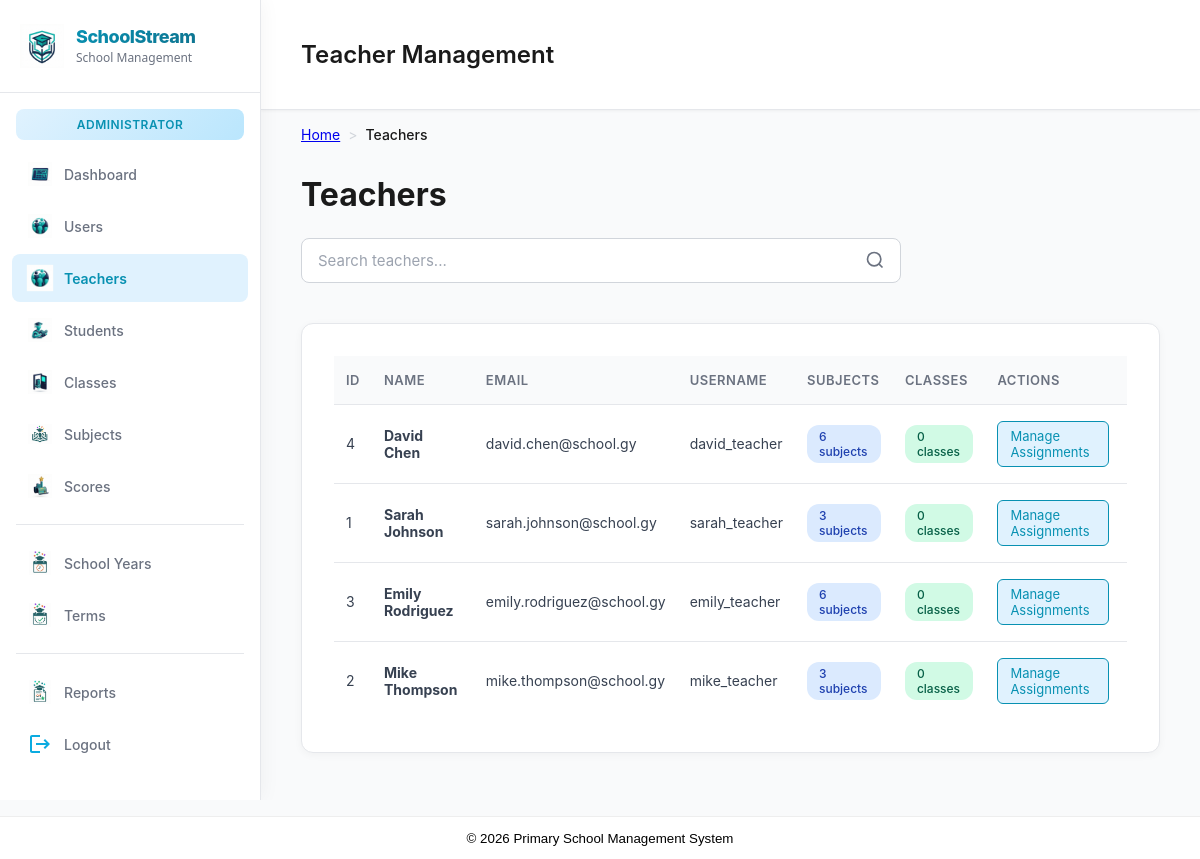
Before: /views/teachers/teacher_list.php (signed in) with the older database file.
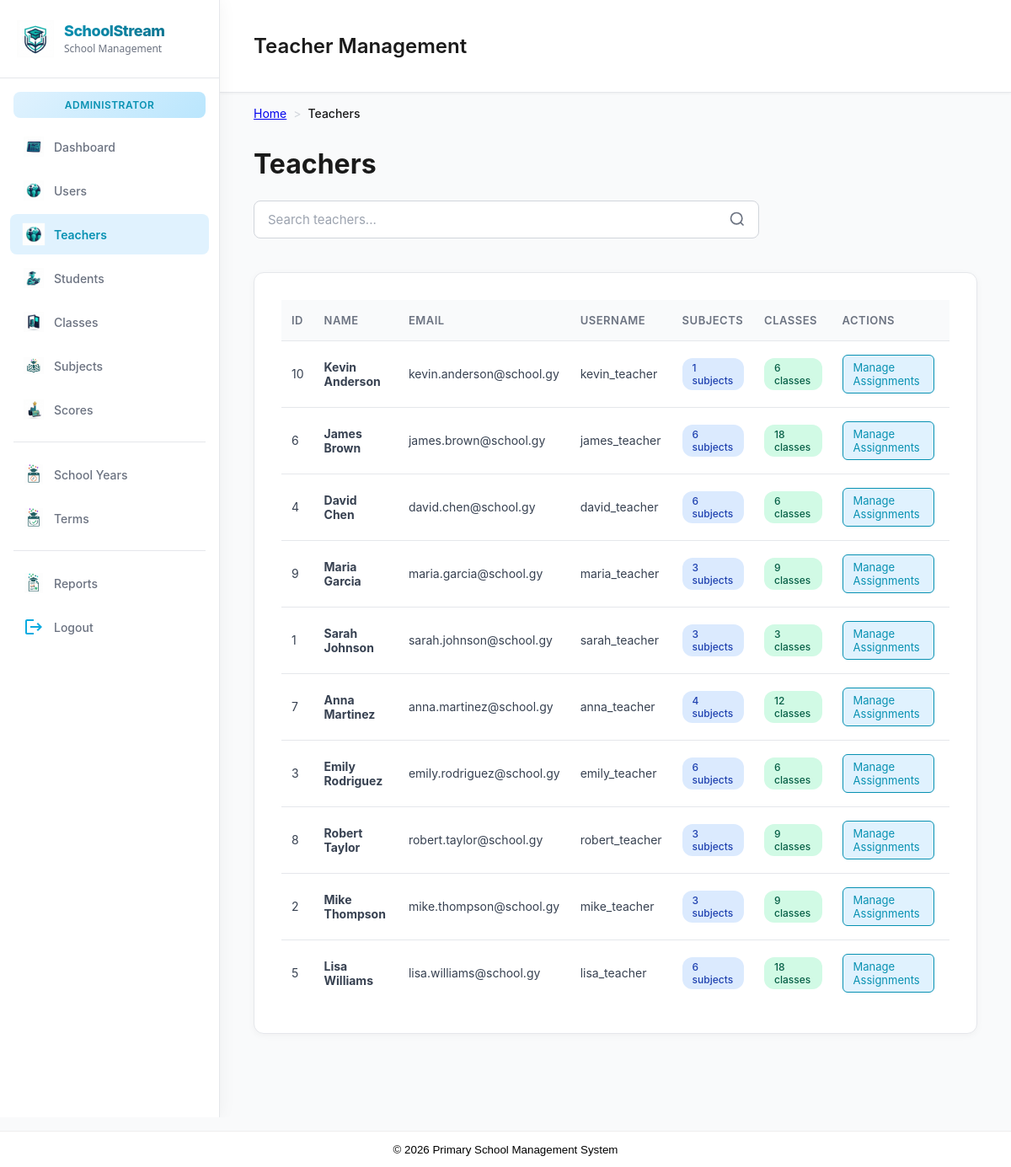
After: the same page with the newer database file.
### tables this page shows
CREATE TABLE IF NOT EXISTS teachers (
    teacher_id INT AUTO_INCREMENT PRIMARY KEY,
    user_id INT NOT NULL UNIQUE,
    first_name VARCHAR(20) NOT NULL,
    last_name VARCHAR(20) NOT NULL,
    email VARCHAR(100) NOT NULL UNIQUE,
    CONSTRAINT fk_teachers_user
        FOREIGN KEY (user_id) REFERENCES users(user_id)
        ON DELETE CASCADE
        ON UPDATE CASCADE
);

CREATE TABLE IF NOT EXISTS users (
    user_id INT AUTO_INCREMENT PRIMARY KEY,
    username VARCHAR(50) NOT NULL UNIQUE,
    password_hash VARCHAR(255) NOT NULL,
    role_id INT NOT NULL,
    CONSTRAINT fk_users_role
        FOREIGN KEY (role_id) REFERENCES roles(role_id)
        ON DELETE RESTRICT
        ON UPDATE CASCADE
);

### models/Model.php (called while the page is built, shortened)
<?php
abstract class Model {
    protected static $pdo = null;
    protected function getConnection() {
        if (self::$pdo === null) {
            self::$pdo = getDBConnection();
        }
        return self::$pdo;
    }
    protected function query($sql, $params = []) {
        $pdo = $this->getConnection();
        try {
            $stmt = $pdo->prepare($sql);
            $stmt->execute($params);
            return $stmt->fetchAll(PDO::FETCH_ASSOC);
        } catch (PDOException $e) {
            error_log("Model query error: " . $e->getMessage());
            return [];
        }
    }
}

### models/Teacher.php (called while the page is built, shortened)
<?php
require_once __DIR__ . '/Model.php';
class Teacher extends Model {
    public function getAll() {
        $sql = "SELECT t.*, u.username, r.role_name
                FROM teachers t
                JOIN users u ON t.user_id = u.user_id
                JOIN roles r ON u.role_id = r.role_id
                ORDER BY t.last_name, t.first_name";
        return $this->query($sql);
    }
    public function getSubjects($teacherId) {
        $sql = "SELECT s.*, g.grade_name
                FROM subjects s
                JOIN teacher_subjects ts ON s.subject_id = ts.subject_id
                JOIN grades g ON s.grade_id = g.grade_id
                WHERE ts.teacher_id = ?
                ORDER BY g.grade_id, s.subject_name";
        return $this->query($sql, [$teacherId]);
    }
    public function getClasses($teacherId) {
        $sql = "SELECT c.*, g.grade_name
                FROM classes c
                JOIN teacher_classes tc ON c.class_id = tc.class_id
                JOIN grades g ON c.grade_id = g.grade_id
                WHERE tc.teacher_id = ?
                ORDER BY g.grade_id, c.class_name";
        return $this->query($sql, [$teacherId]);
    }
    public function getAssignmentSummary($teacherId) {
        $subjects = $this->getSubjects($teacherId);
        $classes = $this->getClasses($teacherId);
        return [
            'subject_count' => count($subjects),
            'class_count' => count($classes),
            'subjects' => $subjects,
            'classes' => $classes
        ];
    }
}

### controllers/TeacherController.php (called while the page is built, shortened)
<?php
require_once __DIR__ . '/../models/Teacher.php';
class TeacherController extends BaseController {
    private $teacherModel;
    public function __construct() {
        $this->teacherModel = new Teacher();
    }
    public function index() {
        return $this->teacherModel->getAll();
    }
    public function getAssignmentSummary($teacherId) {
        return $this->teacherModel->getAssignmentSummary($teacherId);
    }
}

### views/teachers/teacher_list.php (the view, shortened to what the changed rows need)
<?php
require_once __DIR__ . '/../../controllers/TeacherController.php';
$teacherController = new TeacherController();
$teacherController->requireRole('office_admin');
$teachers = $teacherController->index();
$projectRoot = '/cse3101-g17-proj';
$extra_head = '<link rel="stylesheet" href="' . $projectRoot . '/public/assets/css/darkManagement.css?v=' . time() . '">';
require_once __DIR__ . '/../../includes/header.php';
?>
<div class="Main-Container">
    <?php require_once __DIR__ . '/../../includes/sidebar.php'; ?>
    <main class="main-dashboard">
        <div class="header">
            <h2>Teacher Management</h2>
        </div>
        <h1>Teachers</h1>
        <section class="table-card">
            <?php if (empty($teachers)): ?>
                <p style="text-align: center; color: #6b7280; padding: 40px;">No teachers found.</p>
            <?php else: ?>
                <table>
                    <thead>
                        <tr>
                            <th>ID</th>
                            <th>Name</th>
                            <th>Email</th>
                            <th>Username</th>
                            <th>Subjects</th>
                            <th>Classes</th>
                            <th>Actions</th>
                        </tr>
                    </thead>
                    <tbody>
                        <?php foreach ($teachers as $teacher):
                            $summary = $teacherController->getAssignmentSummary($teacher['teacher_id']);
                        ?>
                            <tr>
                                <td><?php echo e($teacher['teacher_id']); ?></td>
                                <td><strong><?php echo e($teacher['first_name'] . ' ' . $teacher['last_name']); ?></strong></td>
                                <td><?php echo e($teacher['email']); ?></td>
                                <td><?php echo e($teacher['username']); ?></td>
                                <td>
                                    <span class="badge badge-info"><?php echo $summary['subject_count']; ?> subjects</span>
                                </td>
                                <td>
                                    <span class="badge badge-success"><?php echo $summary['class_count']; ?> classes</span>
                                </td>
                                <td>
                                    <a href="teacher_assignments.php?id=<?php echo $teacher['teacher_id']; ?>" class="action-btn edit-btn">Manage Assignments</a>
                                </td>
                            </tr>
                        <?php endforeach; ?>
                    </tbody>
                </table>
            <?php endif; ?>
        </section>
    </main>
</div>
<?php require_once __DIR__ . '/../../includes/footer.php'; ?>

Changed rows visible on the page:
added teachers: teacher_id "10", first_name+last_name "Kevin Anderson", email "kevin.anderson@school.gy", user.username "kevin_teacher", subject_count "1", class_count "6"
added teachers: teacher_id "6", first_name+last_name "James Brown", email "james.brown@school.gy", user.username "james_teacher", subject_count "6", class_count "18"
computed for teachers "David Chen": class_count "0" → "6"
added teachers: teacher_id "9", first_name+last_name "Maria Garcia", email "maria.garcia@school.gy", user.username "maria_teacher", subject_count "3", class_count "9"
computed for teachers "Sarah Johnson": class_count "0" → "3"
added teachers: teacher_id "7", first_name+last_name "Anna Martinez", email "anna.martinez@school.gy", user.username "anna_teacher", subject_count "4", class_count "12"
computed for teachers "Emily Rodriguez": class_count "0" → "6"
added teachers: teacher_id "8", first_name+last_name "Robert Taylor", email "robert.taylor@school.gy", user.username "robert_teacher", subject_count "3", class_count "9"
computed for teachers "Mike Thompson": class_count "0" → "9"
added teachers: teacher_id "5", first_name+last_name "Lisa Williams", email "lisa.williams@school.gy", user.username "lisa_teacher", subject_count "6", class_count "18"
